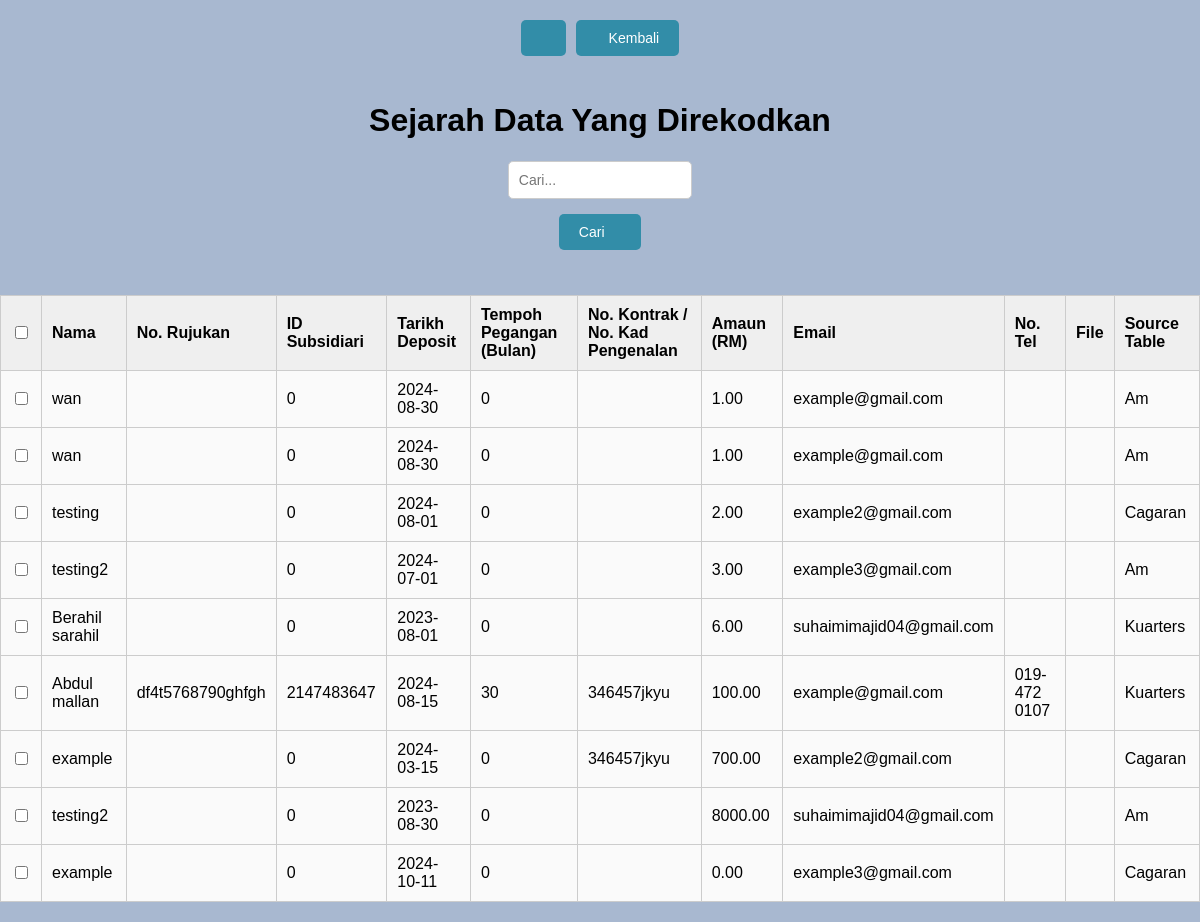
The page /history.php on the database its author committed.
### tables this page shows
CREATE TABLE `history` (
  `id` int(11) NOT NULL,
  `fname` varchar(255) NOT NULL,
  `rujukan` varchar(255) DEFAULT NULL,
  `subsidiasi` int(11) DEFAULT NULL,
  `tarikh` date DEFAULT NULL,
  `tempoh` int(11) DEFAULT NULL,
  `kontrak` varchar(255) DEFAULT NULL,
  `amaun` decimal(10,2) DEFAULT NULL,
  `emel` varchar(255) DEFAULT NULL,
  `phone` varchar(20) DEFAULT NULL,
  `myfile` varchar(255) DEFAULT NULL,
  `source_table` varchar(255) DEFAULT NULL
);

### history.php (the view, shortened to what this page needs)
<?php
$servername = "localhost";
$username = "root";
$password = "";
$dbname = "mydps";
$conn = new mysqli($servername, $username, $password, $dbname);
function fetchHistoryData($conn, $searchTerm = '') {
    $sql = "SELECT * FROM history";
    $result = $conn->query($sql);
    if ($result->num_rows > 0) {
        echo "<form method='POST' action='history.php' id='historyForm'>";
        echo "<table border='1'>
                <thead>
                    <tr>
                        <th><input type='checkbox' id='select-all' title='Select All'></th>
                        <th>Nama</th>
                        <th>No. Rujukan</th>
                        <th>ID Subsidiari</th>
                        <th>Tarikh Deposit</th>
                        <th>Tempoh Pegangan (Bulan)</th>
                        <th>No. Kontrak / No. Kad Pengenalan</th>
                        <th>Amaun (RM)</th>
                        <th>Email</th>
                        <th>No. Tel</th>
                        <th>File</th>
                        <th>Source Table</th>
                    </tr>
                </thead>
                <tbody>";
        while($row = $result->fetch_assoc()) {
            echo "<tr>
                    <td><input type='checkbox' name='delete_ids[]' value='{$row['id']}' class='record-checkbox'></td>
                    <td>{$row['fname']}</td>
                    <td>{$row['rujukan']}</td>
                    <td>{$row['subsidiasi']}</td>
                    <td>{$row['tarikh']}</td>
                    <td>{$row['tempoh']}</td>
                    <td>{$row['kontrak']}</td>
                    <td>{$row['amaun']}</td>
                    <td>{$row['emel']}</td>
                    <td>{$row['phone']}</td>
                    <td><a href='uploads/{$row['myfile']}'><ion-icon name='document-outline'></ion-icon></a></td>
                    <td>{$row['source_table']}</td>
                  </tr>";
        }
        echo "</tbody></table>";
        echo "</form>";
    } else {
        echo "Tiada rekod dijumpai.";
    }
}
$searchTerm = isset($_GET['search']) ? $_GET['search'] : '';
?>
<!DOCTYPE html>
<html lang="en">
<head>
    <link rel="stylesheet" href="css/style3.css">
</head>
<body>
	<div class="nav-buttons-wrapper">
		<div class="nav-buttons" style="margin-top: 20px;">
			<button onclick="document.location='main.php'"><ion-icon name="home" title="Balik Ke Paparan Utama"></ion-icon></button>
			<button onclick="document.location='display.php'"><ion-icon name="caret-back" title="Kembali ke rekod"></ion-icon>&nbsp;&nbsp;Kembali</button>
		</div>
	</div>
    <h1>Sejarah Data Yang Direkodkan</h1>
    <form method="get" action="history.php">
        <input type="text" name="search" placeholder="Cari..." value="<?php echo htmlspecialchars($searchTerm); ?>">
        <button type="submit">Cari &nbsp;&nbsp;<span><ion-icon name="search"></ion-icon></span></button>
    </form>
    <div>
        <?php fetchHistoryData($conn, $searchTerm); ?>
    </div>
</body>
</html>

### css/style3.css (style rules this page uses)
body { font-family: Arial, sans-serif; background-color: #a8b8d0; margin: 0; padding: 0; display: flex; flex-direction: column; align-items: center; justify-content: center; min-height: 100vh; }
form { display: flex; flex-direction: column; align-items: center; margin-bottom: 20px; }
input[type="text"] { padding: 10px; font-size: 14px; width: 80%; max-width: 400px; margin-bottom: 10px; border: 1px solid #ccc; border-radius: 5px; }
button[type="submit"], button[type="reset"] { display: inline-flex; padding: 10px 20px; font-size: 14px; color: white; background-color: #328da8; border: none; border-radius: 5px; cursor: pointer; transition: background-color 0.3s ease; margin: 5px; }
table { width: 100%; border-collapse: collapse; margin-top: 20px; }
th, td { padding: 10px; border: 1px solid #ccc; text-align: left; }
th { background-color: #efefef; color: black; }
td { background-color: #fafafa; color: black; }
.nav-buttons-wrapper { margin-bottom: 20px; }
.nav-buttons-wrapper .nav-buttons { display: flex; justify-content: center; gap: 10px; margin-bottom: 5px; }
.nav-buttons-wrapper .nav-buttons button { padding: 10px 20px; font-size: 14px; color: white; background-color: #328da8; border: none; border-radius: 5px; cursor: pointer; transition: background-color 0.3s ease; display: flex; align-items: center; }

### rows shown on the page
history: fname "wan", subsidiasi "0", tarikh "2024-08-30", tempoh "0", amaun "1.00", emel "example@gmail.com", source_table "Am"
history: fname "wan", subsidiasi "0", tarikh "2024-08-30", tempoh "0", amaun "1.00", emel "example@gmail.com", source_table "Am"
history: fname "testing", subsidiasi "0", tarikh "2024-08-01", tempoh "0", amaun "2.00", emel "example2@gmail.com", source_table "Cagaran"
history: fname "testing2", subsidiasi "0", tarikh "2024-07-01", tempoh "0", amaun "3.00", emel "example3@gmail.com", source_table "Am"
history: fname "Berahil sarahil", subsidiasi "0", tarikh "2023-08-01", tempoh "0", amaun "6.00", emel "suhaimimajid04@gmail.com", source_table "Kuarters"
history: fname "Abdul mallan", rujukan "df4t5768790ghfgh", subsidiasi "2147483647", tarikh "2024-08-15", tempoh "30", kontrak "346457jkyu", amaun "100.00", emel "example@gmail.com", phone "019-472 0107", source_table "Kuarters"
history: fname "example", subsidiasi "0", tarikh "2024-03-15", tempoh "0", kontrak "346457jkyu", amaun "700.00", emel "example2@gmail.com", source_table "Cagaran"
history: fname "testing2", subsidiasi "0", tarikh "2023-08-30", tempoh "0", amaun "8000.00", emel "suhaimimajid04@gmail.com", source_table "Am"
history: fname "example", subsidiasi "0", tarikh "2024-10-11", tempoh "0", amaun "0.00", emel "example3@gmail.com", source_table "Cagaran"
